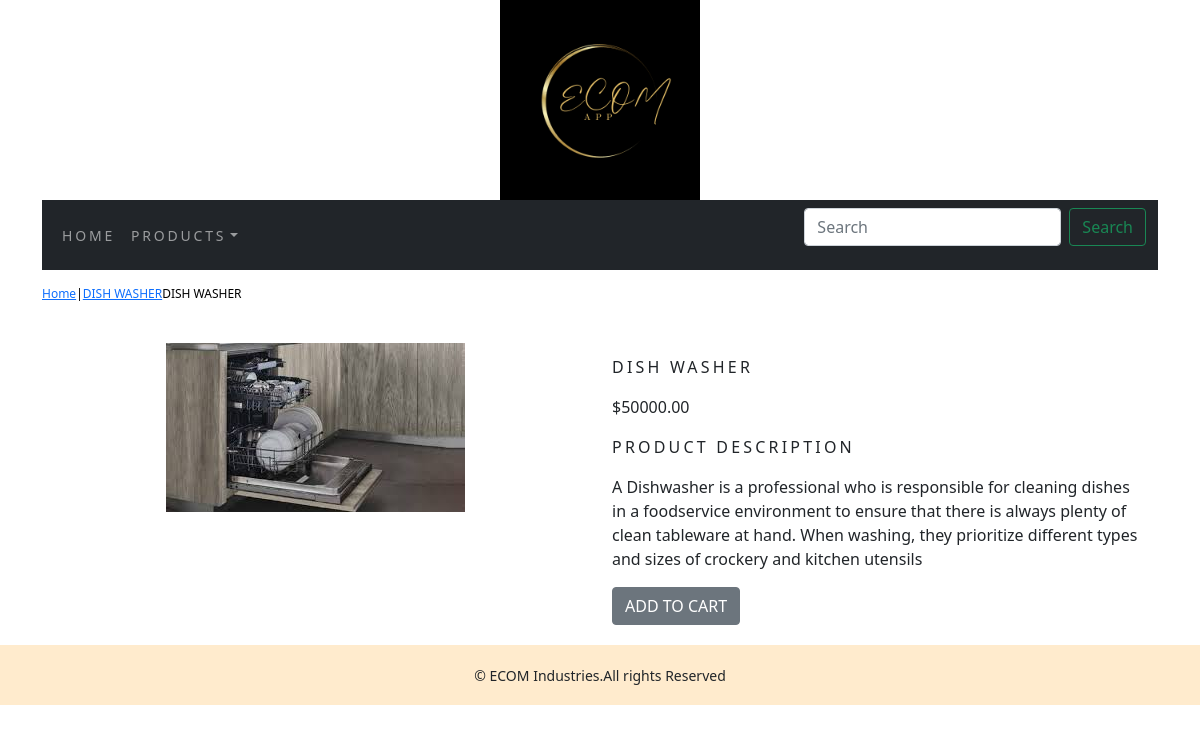
Page /shop/dish-washer/dish-washer/ on the committed database.
### shop/models.py (models this page shows, shortened)
class Product(models.Model):
        name=models.CharField(max_length=250,unique=True)
        slug=models.SlugField(max_length=250,unique=True)
        description=models.TextField(blank=True)
        price=models.DecimalField(max_digits=10,decimal_places=2)
        category=models.ForeignKey(Category,on_delete=models.CASCADE)
        image=models.ImageField(upload_to='product',blank=True)
        stock=models.IntegerField()
        available=models.BooleanField(default=True)
        created=models.DateTimeField(auto_now_add=True)
        updated=models.DateField(auto_now=True)
        class Meta:
            ordering=('name',)
            verbose_name='product'
            verbose_name_plural='products'

class Category(models.Model):
    name=models.CharField(max_length=250,unique=True)
    slug=models.SlugField(max_length=250,unique=True)
    description=models.TextField(blank=True)
    image=models.ImageField(upload_to='category',blank=True)
    class Meta:
        ordering=('name',)
        verbose_name='category'
        verbose_name_plural='categoriess'
    def get_url(self):
         return reverse('shop:products_by_category',args=[self.slug])
    def __str__(self):
        return '{}'.format(self.name)

### shop/views.py (the view)
# urls.py: path('<slug:c_slug>/<slug:product_slug>/', views.proDetail, name='prodCatdetail')
def proDetail(request,c_slug,product_slug):
    try:
        product=Product.objects.get(category__slug=c_slug,slug=product_slug)
    except Exception as e:
        raise e
    return render(request,'product.html',{'product':product})

### cart/context_processors.py (called while the page is built)
def counter(request):
    item_count=0
    if 'admin' in request.path:
        return {}
    else:
        try:
            cart=Cart.objects.filter(cart_id=_cart_id(request))
            cart_items=Cart_item.objects.all().filter(cart=cart[:1])
            for cart_item in cart_items:
                item_count += cart_item.quantity
        except Cart.DoesNotExist:
            item_count=0
    return dict(item_count=item_count)

### cart/views.py (called while the page is built)
def _cart_id(request):
    cart=request.session.session_key
    if not cart:
        cart=request.session.create()
    return cart

### shop/context_processors.py (called while the page is built)
def menu_links(request):
    links=Category.objects.all()
    return dict(links=links)

### templates/product.html (shortened to what this page needs)
{% extends 'base.html' %}
{% load static %}
{% block content %}
<div class="row my_prod_row_class">
    <div class="mx_auto">
        <p><a href="{% url 'shop:allProdCat'%}">Home</a>|<a href="{{product.category.get_url}}">{{product.category}}</a>{{product.name}}</p>
    </div>
    <div class="container">
        <br>
        <div class="row">
            <div class="col-12 col-sm-12 col-md-12 col-lg-6 text-center">
                <div style="min-width:18rem">
                    <img src="{{product.image.url}}" alt="{{product.name}}">
                </div>
            </div>
            <div class="col-12 col-sm-12 col-md-12 col-lg-6">
                <div>
                    <h1 class="my_prod_title">{{product.name}}</h1>
                    <p>${{product.price}}</p>
                    <p class="my_title">Product Description</p>
                    <p class="text-justify my_prod_text">{{product.description}}</p>
                    {% if product.stock <= 0 %}
                        <p class="text-justify my_prod_text"><b>Out of Stock</b></p>
                    {% else%}
                        <a class="btn btn-secondary" href="{% url 'cart:add_cart' product.id %}">ADD TO CART</a>
                    {% endif %}
                </div>
            </div>
        </div>
    </div>
</div>
{% endblock %}

### static/css/custom.css (style rules this page uses)
body { font-family: 'Playfair Display', serif; }
.my_title { font-size: 16px; text-transform: uppercase; letter-spacing: .2em; }
.my_prod_row_class { padding-top: 15px; padding-bottom: 20px; }
.my_prod_row_class .mx_auto { color: #000; font-size: 12px; text-decoration: none; }
.my_prod_title { font-size: 16px; text-transform:uppercase; letter-spacing:.2em; padding-top: 15px; padding-bottom: 10px; }
.my_prod_text { padding-right: 20px; }

### rows in the picture
Product: category "DISH WASHER", name "DISH WASHER", image (picture), price "50000.00", description "A Dishwasher is a professional who is responsible for cleaning dishes in a foodservice environment to ensure that there is always plenty of clean tableware at hand. When washing, they prioritize different types and sizes of crockery and kitchen utensils"
